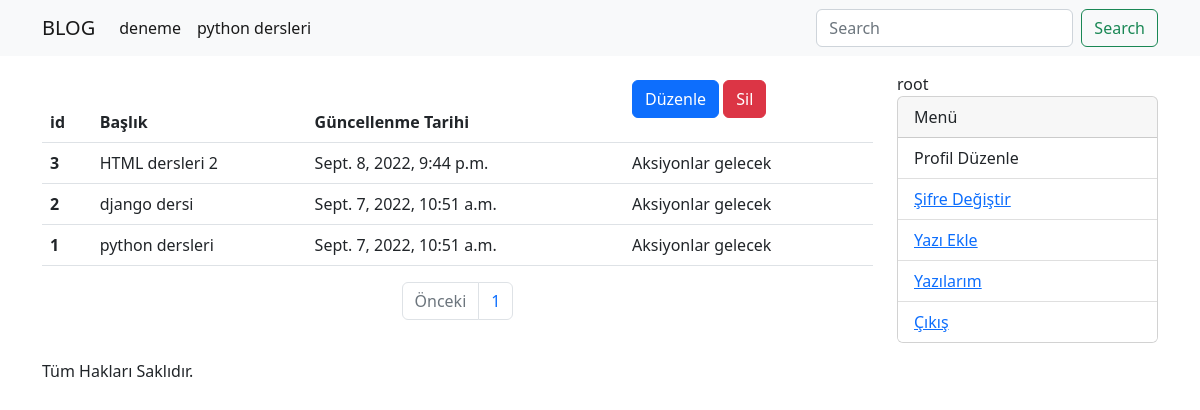
The page /yazilarim (signed in) on the database as committed earlier.
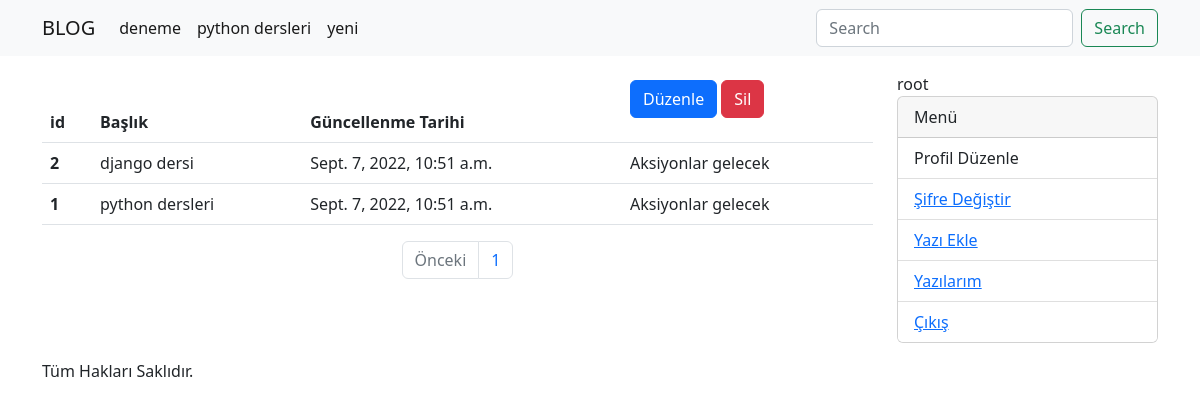
The same page on the database as committed later.
### blog/models/kategori.py (models this page shows, shortened)
class KategoriModel(models.Model):
    isim = models.CharField(max_length=30, blank=False, null=False)
    slug = AutoSlugField(populate_from='isim', unique = True)
    class Meta:
        db_table = 'kategori'
        verbose_name_plural = 'Kategoriler'
        verbose_name ='Kategori'

### blog/models/yazi.py (models this page shows, shortened)
class YazilarModel(DateAbstractModel):
    resim=models.ImageField(upload_to='yazi_resimleri')
    baslik = models.CharField(max_length=50)
    icerik = RichTextField()
    slug = AutoSlugField(populate_from='baslik', unique=True)
    kategoriler = models.ManyToManyField(KategoriModel, related_name='yazi' )
    yazar = models.ForeignKey('account.CustomUserModel', on_delete = models.CASCADE, related_name='yazilar')
    class Meta:
        verbose_name='Yazi'
        verbose_name_plural='Yazilar'
        db_table='Yazi'

### blog/views/yazilarim.py (the view)
# urls.py: path('yazilarim', yazilarim, name='yazilarim'),
@login_required(login_url='/')
def yazilarim(request):
    yazilar = request.user.yazilar.order_by('-id')
    sayfa =  request.GET.get('sayfa')
    paginator = Paginator(yazilar, 5)
    return render(request, 'pages/yazilarim.html', context={
        'yazilar': paginator.get_page(sayfa),
    })

### account/models.py (called while the page is built)
    def __str__(self):
        return self.username

### blog/templatetags/kategori_list.py (called while the page is built)
@register.simple_tag
def kategori_list():
    kategoriler=KategoriModel.objects.all()
    return kategoriler

### blog/templates/pages/yazilarim.html (shortened to what this page needs)
{% extends 'base.html' %}
{% block content %}
<table class="table">
    <thead>
      <tr>
        <th scope="col">id</th>
        <th scope="col">Başlık</th>
        <th scope="col">Güncellenme Tarihi</th>
        <th scope="col">
          <P>
            <a class="btn btn-primary" href="{% url 'yazi-guncelle' slug=yazi.slug %}">Düzenle</a>
            <a class="btn btn-danger" href="{% url 'yazi-sil' slug=yazi.slug %}">Sil</a>
          </P>
        </th>
      </tr>
    </thead>
    <tbody>
        {% for yazi in yazilar %}
            <tr>
                <th scope="row">{{ yazi.id }}</th>
                <td>{{ yazi.baslik }}</td>
                <td>{{ yazi.duzenlenme_tarihi}}</td>
                <td>Aksiyonlar gelecek</td>
            </tr>
        {% empty %}
        <p>Hiç yazı bulunamadı..</p>
        {% endfor %}
    </tbody>
  </table>
<nav aria-label="Page navigation example">
  <ul class="pagination justify-content-center">
    {% if yazilar.has_previous %}
    <li class="page-item ">
      <a class="page-link" href="?sayfa={{yazilar.previous_page_number}}">Önceki</a>
    </li>
    {% else %}
    <li class="page-item disabled">
      <a class="page-link">Önceki</a>
    </li>
    {% endif %}
    <li class="page-item"><a class="page-link" href="#">{{yazilar.number}}</a></li>
  </ul>
</nav>
{% endblock %}

### templates/components/navbar.html (shortened to what this page needs)
{% load kategori_list %}
{% kategori_list as kategoriler %}
<nav class="navbar navbar-expand-lg bg-light">
    <div class="container">
      <a class="navbar-brand" href="{% url 'anasayfa' %}">BLOG</a>
      <div class="collapse navbar-collapse" id="navbarSupportedContent">
        <ul class="navbar-nav me-auto mb-2 mb-lg-0">
          {% for kategori in kategoriler %}
          <li class="nav-item">
            <a class="nav-link active" aria-current="page" href="{% url 'kategori' kategoriSlug=kategori.slug %}">{{ kategori.isim }}</a>
          </li>
          {% endfor %}
        </ul>
        <form acrion="{% url 'anasayfa' %}" class="d-flex" role="search">
          <input class="form-control me-2" name="sorgu" type="search" placeholder="Search" aria-label="Search">
          <button class="btn btn-outline-success"  type="submit">Search</button>
        </form>
      </div>
    </div>
  </nav>

Rows that differ between the two databases and show on the page:
no longer on this page (row edited): YazilarModel: id "3", baslik "HTML dersleri 2", duzenlenme_tarihi "Sept. 8, 2022, 9:44 p.m."
added KategoriModel: isim "yeni"
